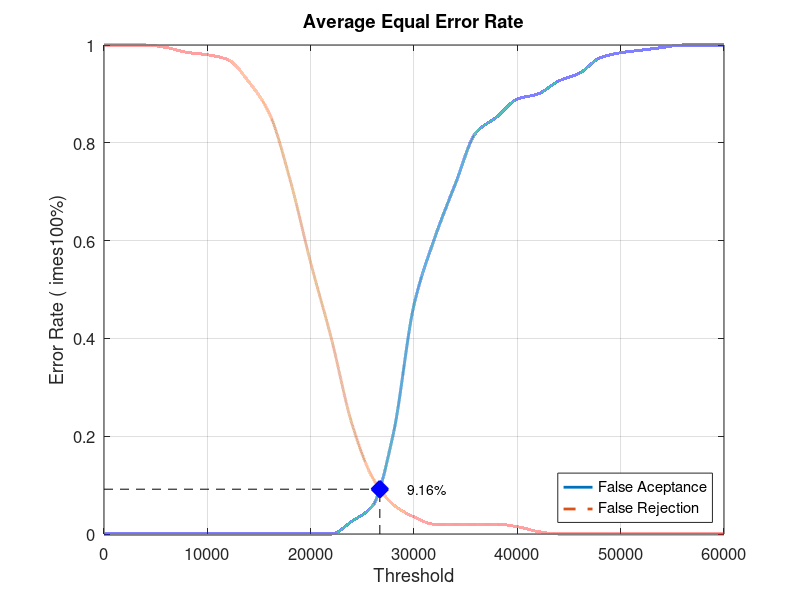
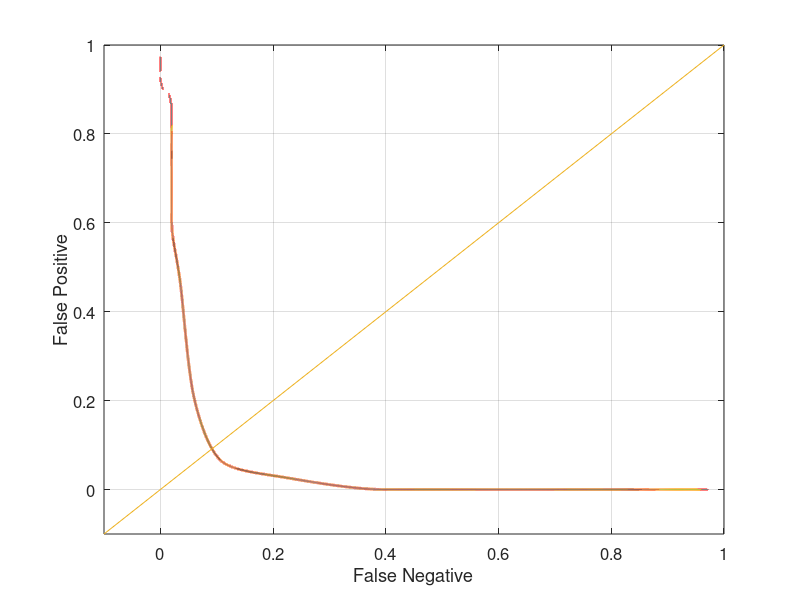

Write MATLAB code to recreate these figures, in order.
close all;
clear;
clc;
x = 0:2000:60000;
xq = 0:0.5:60000;

y0 = [0 0 0 0 0 0 0 0 0 0 0 0 0.0263158 0.0578947 0.205263 0.468421 0.605263 0.715789 0.821053 0.852632 0.889474 0.9 0.926316 0.942105 0.973684 0.984211 0.989474 0.994737 1 1 1]
yy0 = interp1(x, y0, xq, 'pchip');
y1 = [1 1 1 0.995 0.985 0.98 0.97 0.925 0.86 0.725 0.555 0.4 0.225 0.115 0.06 0.035 0.02 0.02 0.02 0.02 0.015 0.005 0 0 0 0 0 0 0 0 0]
yy1 = interp1(x, y1, xq, 'pchip');

% Calculating EER: 
y2 = abs(y0 - y1);
find(y2 == min(y2))
yy2 = abs(yy0 - yy1);
xEER = find(yy2 == min(yy2));
xEERIndex = xq(xEER) % X-axis EER
yEER = yy0(xEER) % Y-axis EER

main = figure
plot(xq, yy0,'-','LineWidth', 2);	hold on
plot(xq, yy1,'--','LineWidth', 2);	hold on
plot([xEERIndex xEERIndex], [0 yEER], 'k--');	hold on
plot([0 xEERIndex], [yEER yEER], 'k--');	hold on
plot(xEERIndex, yEER, 'bx', 'LineWidth', 10);	hold on
text(xEERIndex + 10 * xEERIndex / 100, yEER, [num2str(round((10000 * yEER)) / 100) '%'])
legend('False Aceptance', 'False Rejection', 'Location', 'SouthEast')
xlabel('Threshold')
ylabel('Error Rate (	imes100%)')
title('Average Equal Error Rate')
set(gca, 'FontSize', 12)
axis([0 60000 0 1])
grid on

print(main, 'Database3_3Main', '-dpng');
FNRxFPR = figure('Color', [1 1 1]);
plot(yy1, yy0, '-', yy1, yy0, 'LineWidth', 2);
hold on
y = -0.1:0.1:1
plot(y, y); 
set(gca, 'FontSize', 12)
xlabel('False Negative')
ylabel('False Positive')
axis([-0.1 1 -0.1 1])
set(gca, 'FontSize', 12)
grid on

print(FNRxFPR, 'Database3_3FNRxFPR','-dpng');
